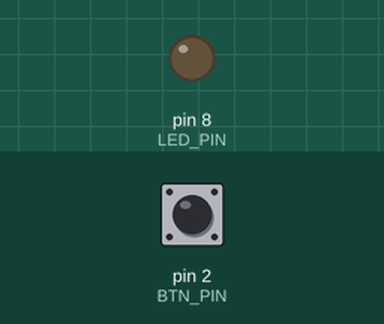
Recording of a sketch running on a simulated Arduino Uno, built with avr-gcc and run on an emulated ATmega328P. Shown: output pins drawn as LEDs (lit = HIGH). Dashed ring = blinking. Inputs (shaded band) come from the test bench; at power-on: pin 2 (BTN_PIN) HIGH.

Above: at 1.2 s.
1.3 s: pin 2 (BTN_PIN) pulled LOW for 0.15 s
At 2.4 s:
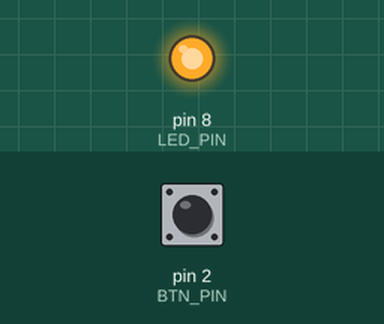
2.9 s: pin 2 (BTN_PIN) pulled LOW for 1 s
At 4.38 s:
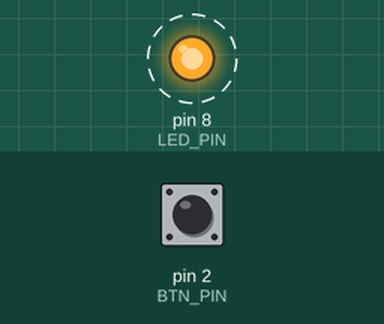
Timing chart, 0 to 12.9 s (numbered marks = the images above; inputs shaded):
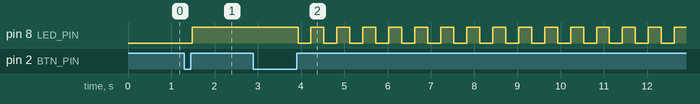

Measured:
- after the input at 1.3 s, pin 8 (LED_PIN): LOW → HIGH after 0.18 s
- after the input at 2.9 s, pin 8 (LED_PIN): alternates HIGH for 0.30 s and LOW for 0.30 s, starting after 1.0 s

The sketch:

03_button_long_press.ino
```cpp
const int LED_PIN = 8;
const int BTN_PIN = 2;

const unsigned long DEBOUNCE_MS   = 30;
const unsigned long LONG_CLICK_MS = 700;

bool stableBtn = HIGH;
bool lastRawBtn = HIGH;
unsigned long lastDebounceTime = 0;

bool pressInProgress = false;
unsigned long pressStartTime = 0;

bool ledOn = false;
bool blinkMode = false;

unsigned long lastBlinkTime = 0;
const unsigned long BLINK_PERIOD_MS = 300;

void setup() {
  pinMode(LED_PIN, OUTPUT);
  pinMode(BTN_PIN, INPUT_PULLUP);
}

void handleShortClick() {
  ledOn = !ledOn;
}

void handleLongClick() {
  blinkMode = !blinkMode;
}

void loop() {
  bool raw = digitalRead(BTN_PIN);

  if (raw != lastRawBtn) {
    lastDebounceTime = millis();
    lastRawBtn = raw;
  }

  if ((millis() - lastDebounceTime) > DEBOUNCE_MS) {
    if (raw != stableBtn) {
      stableBtn = raw;
      if (stableBtn == LOW) {
        pressInProgress = true;
        pressStartTime = millis();
      } else {
        if (pressInProgress) {
          unsigned long pressTime = millis() - pressStartTime;
          pressInProgress = false;

          if (pressTime >= LONG_CLICK_MS) handleLongClick();
          else handleShortClick();
        }
      }
    }
  }


  if (!blinkMode) {
    digitalWrite(LED_PIN, ledOn ? HIGH : LOW);
  } else {
    if (ledOn) {
      if (millis() - lastBlinkTime >= BLINK_PERIOD_MS) {
        lastBlinkTime = millis();
        digitalWrite(LED_PIN, !digitalRead(LED_PIN));
      }
    } else {
      digitalWrite(LED_PIN, LOW);
    }
  }
}
```
